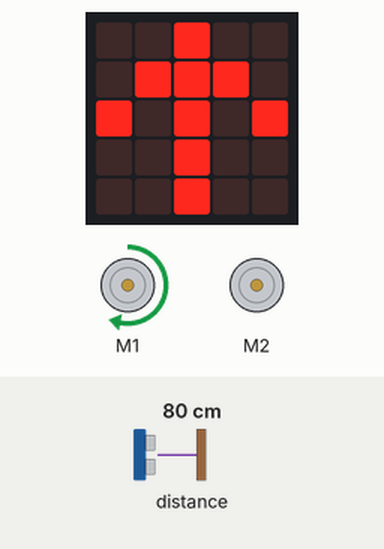
This program was run on a simulated BBC micro:bit (MakeCode). Parts: 2 × DC motor (green arrow = forward, orange = backward, longer = faster), the board's 5×5 LED display. Inputs (shaded band) come from the test bench; at power-on: distance to the obstacle 80 cm.

Above: at 0.1 s.
At 0.7 s:
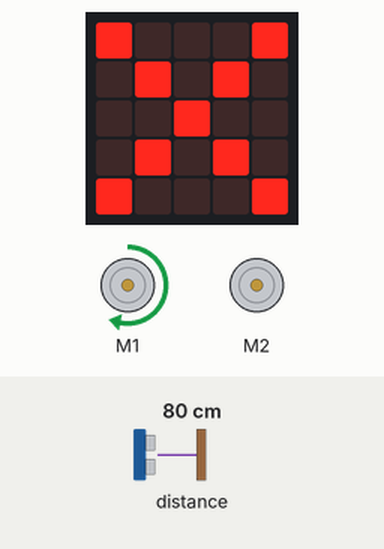
At 63.9 s:
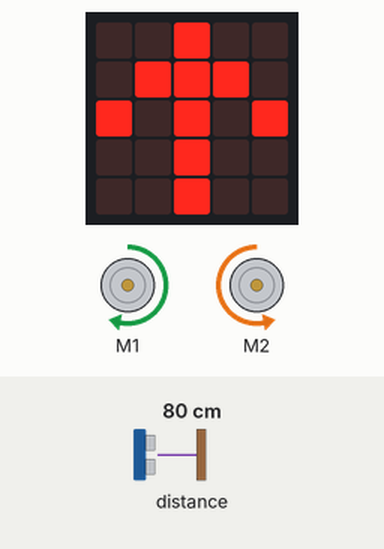
At 128.4 s:
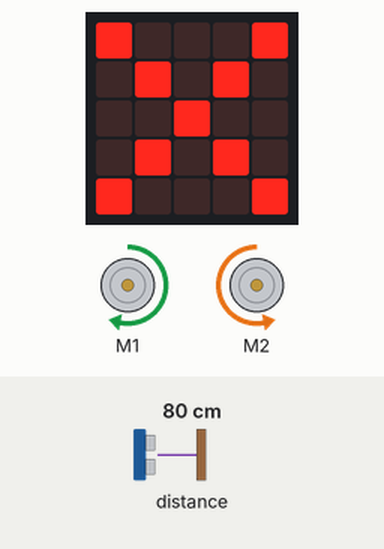
Timing chart, 0 to 129.9 s (numbered marks = the images above):
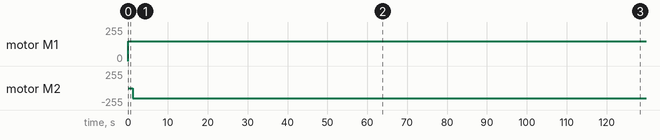

The program:

main.ts
```typescript
let Distancia = 0
let Velocidad = 150
basic.forever(function () {
    maqueen.motorRun(maqueen.Motors.M1, maqueen.Dir.CW, Velocidad)
    basic.showArrow(ArrowNames.North)
    Distancia = maqueen.Ultrasonic(PingUnit.Centimeters)
    basic.showIcon(IconNames.No)
    maqueen.motorRun(maqueen.Motors.M1, maqueen.Dir.CW, Velocidad)
    maqueen.motorRun(maqueen.Motors.M2, maqueen.Dir.CCW, Velocidad)
    basic.pause(500)
})
```

test.ts
```typescript
// aquí va el archivo "tests"; esto no se compilará cuando este paquete se utilice como una extensión.
```

Measured:
- by itself, motor M1: stopped → forward 150/255 at 0.02 s
- by itself, motor M2: stopped → backward 150/255 at 1.2 s
- what the display in image 1 shows lasts 1.1 s, from 0.6 s to 1.7 s
- what the display in image 2 shows lasts 0.6 s, from 63.9 s to 64.5 s
